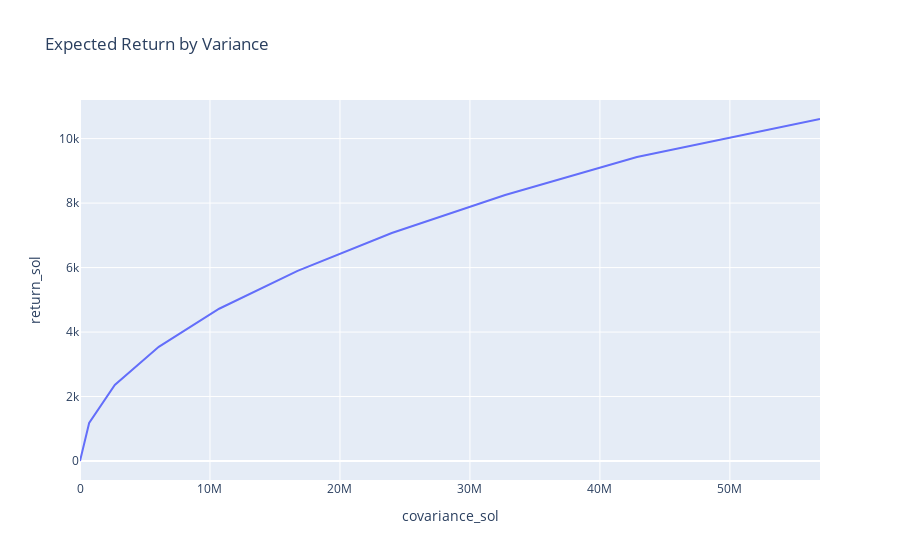

Notebook code for this chart:
### Code cell
#dd-ignore
import plotly.express as px

fig = px.line(df, y="return_sol", x="covariance_sol", title='Expected Return by Variance')
fig.show()

### Figure 1 — Plotly figure (JSON) as saved in the notebook; plotly's stock layout.template omitted (floating-point values rounded to 4 significant figures)
{"data": [{"hovertemplate": "covariance_sol=%{x}<br>return_sol=%{y}<extra></extra>", "legendgroup": "", "line": {"color": "#636efa", "dash": "solid"}, "mode": "lines", "name": "", "orientation": "v", "showlegend": false, "type": "scatter", "x": [56930000.0, 42850000.0, 32710000.0, 23990000.0, 16740000.0, 10710000.0, 6061000.0, 2677000.0, 704900.0, 0], "xaxis": "x", "y": [10610.0, 9431.0, 8252.0, 7073.0, 5898.0, 4723.0, 3543.0, 2362.0, 1180.0, 0], "yaxis": "y"}], "layout": {"legend": {"tracegroupgap": 0}, "title": {"text": "Expected Return by Variance"}, "xaxis": {"anchor": "y", "domain": [0, 1], "title": {"text": "covariance_sol"}}, "yaxis": {"anchor": "x", "domain": [0, 1], "title": {"text": "return_sol"}}}}
